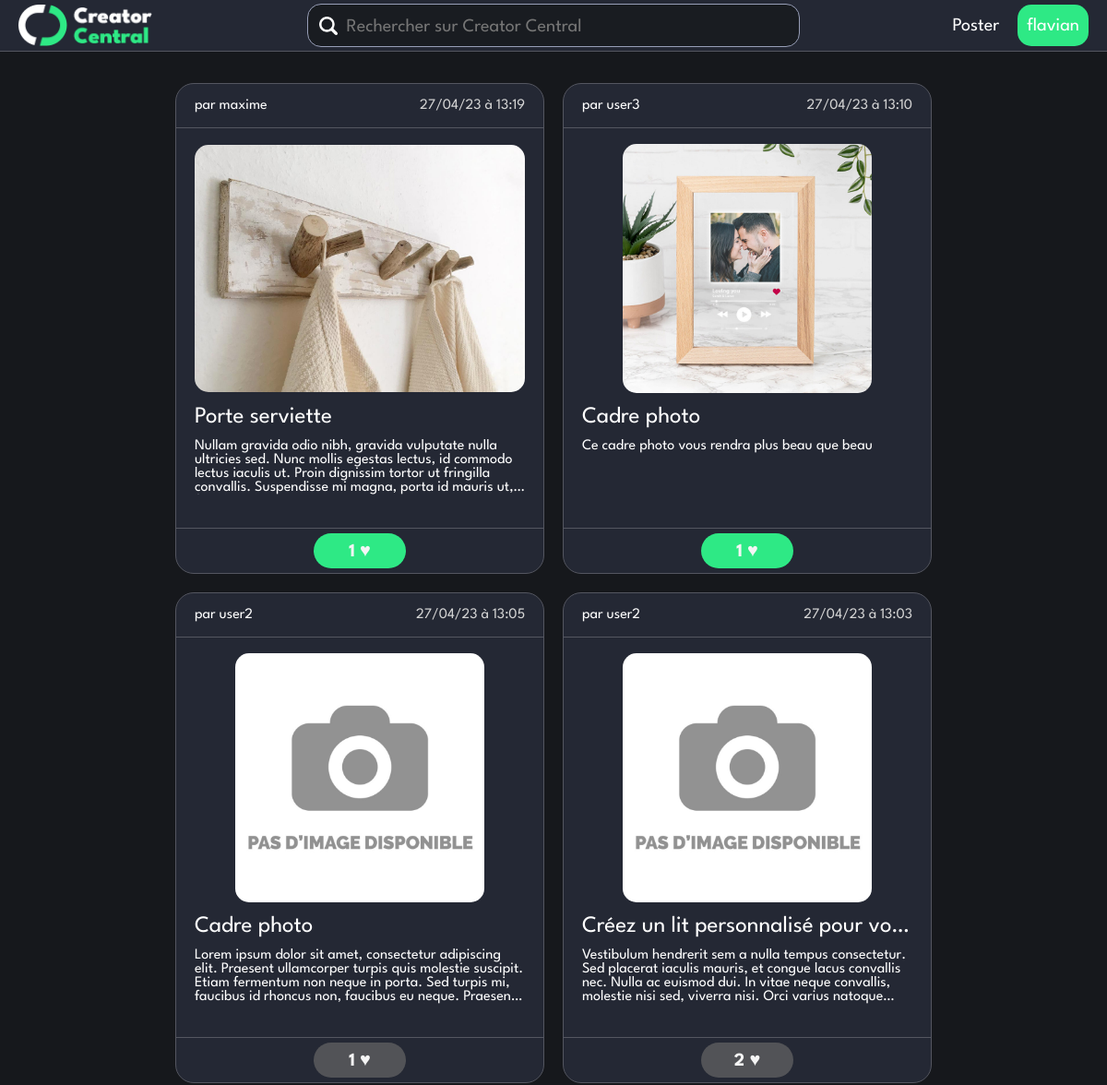
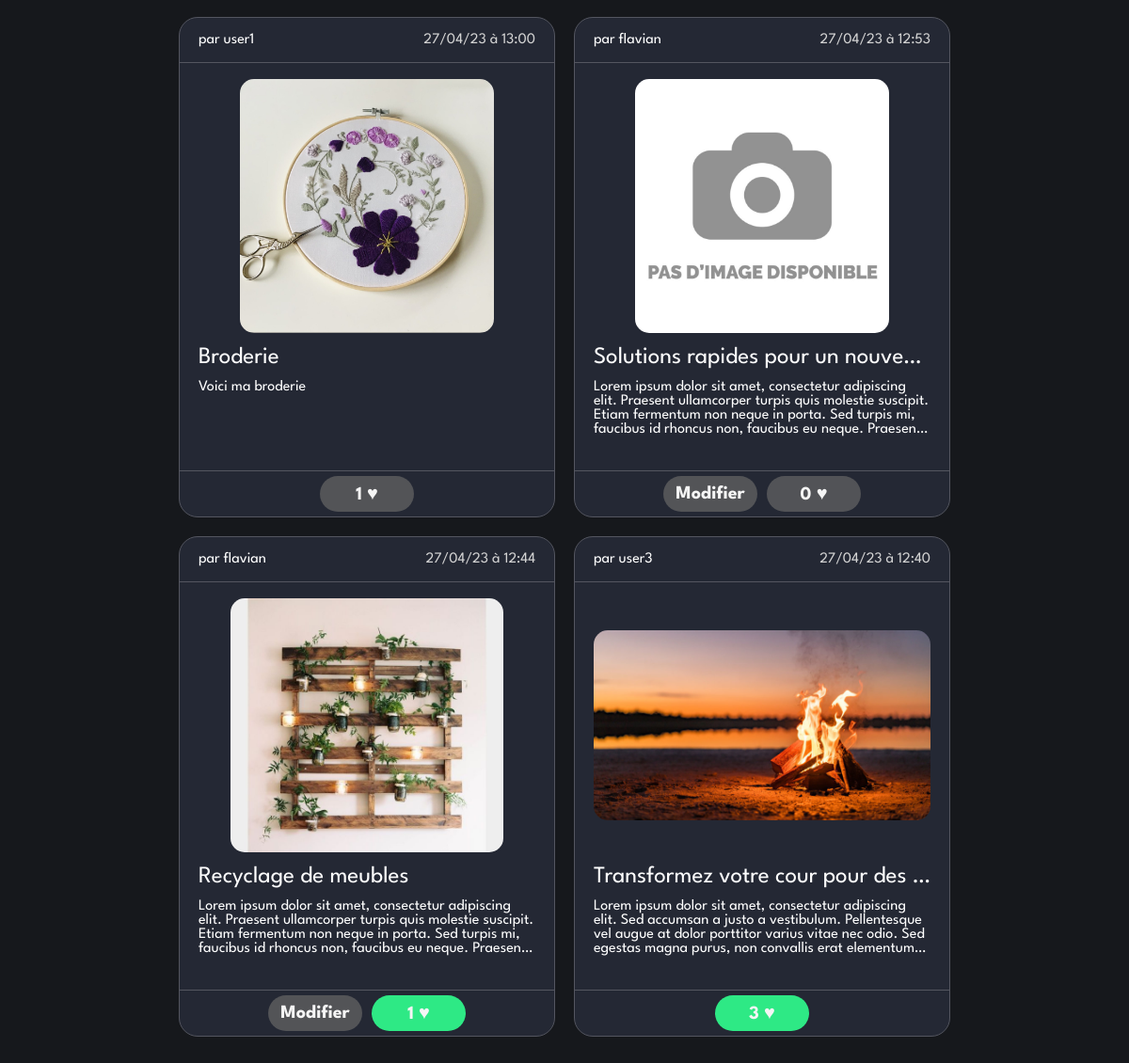
/feed.php (signed in), run on the app's committed database (2 pictures, top to bottom).
### tables this page shows
CREATE TABLE `posts` (
  `postId` int(16) NOT NULL,
  `username` varchar(20) NOT NULL,
  `date` timestamp NOT NULL DEFAULT current_timestamp() ON UPDATE current_timestamp(),
  `title` varchar(50) NOT NULL,
  `content` varchar(500) NOT NULL,
  `picturePath` varchar(100) NOT NULL DEFAULT 'img/default_image.jpg'
);

### classes/loginStatus.php (called while the page is built, shortened)
<?php
class LoginStatus{
    function __construct(&$SQLconn) {
        if ($this->CheckSession()) {
            $this->loginSuccessful = true;
            $this->userName = $_SESSION["username"];
        }
    }
    function CheckSession()
    {
        return isset($_SESSION["username"]);
    }
}
?>

### initialize.php (called while the page is built, shortened)
<?php
    require_once(__ROOT__."/Classes/SQLconn.php");
    $SQLconn = new SQLconn();
?>

### classes/SQLconn.php (the view, shortened to what this page needs)
<?php
require_once(__ROOT__ . "/Classes/loginStatus.php");
class SQLconn
{
    public $conn = NULL;
    public $loginStatus = NULL;
    function __construct()
    {
        $servername = "localhost";
        $username = "root";
        $password = "";
        $dbname = "creatorcentral";
        $this->conn = new mysqli($servername, $username, $password, $dbname);
        $this->loginStatus = new LoginStatus($this);
    }
    function GenerateHTML_forPostsPage($isMyBlog)
    {
        if (!empty($_GET) && isset($_GET["search"])) {
            $searched = $_GET['search'];
            $formatted_search = htmlspecialchars($searched);
            $query = "SELECT * FROM `posts` WHERE (upper(`title`) LIKE upper('%$formatted_search%')) OR (upper(`content`) LIKE upper('%$formatted_search%')) OR (upper(`username`) LIKE upper('%$formatted_search%')) ORDER BY `date` DESC";
            $result = $this->conn->query($query);
        } else {
            if ($isMyBlog) {
                $formatted_user = htmlspecialchars($this->loginStatus->userName);
                $query = "SELECT * FROM `posts` WHERE `username` LIKE '$formatted_user' ORDER BY `date` DESC";
            } else {
                $query = "SELECT * FROM `posts` ORDER BY `date` DESC";
            }
            $result = $this->conn->query($query);
        }
        if (mysqli_num_rows($result) != 0) {
            while ($row = $result->fetch_assoc()) {
                $timestamp = strtotime($row["date"]);
                echo '
                    <div class="post">
                    ';
                echo '
                    <div class="post-username" id="' . $row["username"] . '"><p>par ' . $row["username"] . '</p></div>
                    ';
                echo '
                    <div class="post-title"><a>' . $row["title"] . '</a></div>
                    <div class="post-date"><p>' . date("d/m/y à H:i", $timestamp) . '</p></div>
                    ';
                if (!is_null($row["picturePath"]) && $row["picturePath"] != "") {
                    $location = $row["picturePath"];
                    echo '
                        <div class="post-image"><img src="' . $location . ' " alt="' . $location . '"></div>
                        ';
                }
                echo '
                    <div class="post-text"><p>' . $row["content"] . '</p></div>
                    <div class="post-likes">
                    ';
                if ($row["username"] == $this->loginStatus->userName) {
                    echo '
                        <form method="get" action="editpost.php">
                            <input type="hidden" name="postID" value="' . $row["postId"] . '">
                            <input type="submit" value="Modifier" class="like-button">
                        </form>';
                }
                $formatted_post = htmlspecialchars($row["postId"]);
                $formatted_user = htmlspecialchars($this->loginStatus->userName);
                $query_is_liked = "SELECT * FROM `likes` WHERE (upper(`postId`) LIKE upper('$formatted_post')) AND (upper(`username`) LIKE upper('$formatted_user'))";
                $result_is_liked = $this->conn->query($query_is_liked);
                $query_like_nb = "SELECT * FROM `likes` WHERE (upper(`postId`) LIKE upper('$formatted_post'))";
                $like_nb = $this->conn->query($query_like_nb)->num_rows;
                if (mysqli_num_rows($result_is_liked) == 0) {
                    echo '
                    <button class="like-button" id="' . $row["postId"] . '">' . $like_nb . ' ♥</button>
                    </div></div>
                    ';
                } else {
                    echo '
                    <button class="like-button like-button-on" id="' . $row["postId"] . '">' . $like_nb . ' ♥</button>
                    </div></div>
                    ';
                }
            }
        } else {
            echo '
                <div><p>Il n\'y a pas de post dans ce blog.</p></div>
                ';
        }
    }
}
?>

### feed.php (shortened to what this page needs)
<?php
include("./initialize.php");
?>
<!DOCTYPE html>
<html lang="fr">
<head>
    <link rel="stylesheet" href="styles/font.css">
    <link rel="stylesheet" href="styles/header.css">
    <link rel="stylesheet" href="styles/global.css">
    <link rel="stylesheet" href="styles/post.css">
</head>
<body onload="init()">
<br>
<?php include './pageparts/header.php';
?>
<div class="post-container">
<?php
    $SQLconn->GenerateHTML_forPostsPage(0);
?>
</div>
</body>
</html>

### pageparts/header.php
<?php
$user_connected = false;
if ($_SERVER["REQUEST_METHOD"] == 'POST' && isset($_POST["logout"])) {
    $SQLconn->loginStatus->Logout();
    echo "<meta http-equiv='refresh' content='0'>";
} else {
    if ($SQLconn->loginStatus->loginSuccessful) {
        $user_connected = true;
        $username = $SQLconn->loginStatus->userName;
    }
}
?>
<div id="header">
    <div class="header-logo">
        <a href="./feed.php">
            <img id="logo" src="./img/creator_central.png" alt="Creator Central logo">
        </a>
    </div>
    <form class="header-search-bar" action="feed.php" method="get">
        <img src="./img/magnifying_glass.png">
        <input class="search-bar" type="search" placeholder="Rechercher sur Creator Central" name="search">
    </form>
    <div class="header-navbar">
        <?php if ($user_connected) {
            echo '
            <form action="./editpost.php" method="post">
                <input type="submit" class="header-button" value="Poster" name="new">
            </form>
            <div class="dropdown">
                <button class="dropbtn header-button">' . $username . '</button>
                <div class="dropdown-content">
                    <form action="profile.php" method="post">
                        <input type="submit" name="profile" value="Mon profil">
                    </form>
                    <form action="feed.php" method="post">
                        <input type="submit" name="logout" value="Se déconnecter">
                    </form>
                </div>
            </div>';
        } else {
            echo '<a class="header-button" href="./login.php">Login</a>';
        } ?>
    </div>
</div>

### styles/header.css (style rules this page uses)
:root { --header-height: 55px; }
#header { background-color: var(--grey); border-bottom: var(--light-grey) solid 1px; display: flex; flex-flow: row; justify-content: space-between; align-items: center; position: fixed; top: 0; width: calc(100vw - 40px); padding: 5px 20px; height: 45px; margin-bottom: var(--header-height); }
.header-logo { flex-basis: 30%; height: 100%; }
.header-logo img { height: 100%; }
.header-navbar { flex-basis: 30%; display: flex; justify-content: flex-end; height: 100%; gap:10px; }
.header-button { background: none; border: none; border-radius: 15px; color: white; font-size: 20px; text-decoration: none; height: 100%; display: flex; align-items: center; padding-inline: 10px; cursor: pointer; font-family: 'LeagueSpartan', Bahnschrift, sans-serif; }
.header-search-bar { padding-left: 12px; height: 100%; width: min(50%, 800px); display: flex; align-items: center; border-radius: 15px; border: var(--lighter-grey) solid 1px; background: var(--dark-grey); }
.header-search-bar input { width: 100%; height: 100%; font-size: 20px; padding: 3px 10px 0px; color: white; border: none; outline: none; background: none; font-family: 'LeagueSpartan', Bahnschrift, sans-serif; }
.header-search-bar img { height: 20px; width: auto; }
.dropbtn { background-color: var(--green-accent); }
.dropdown { position: relative; display: inline-block; }

### styles/global.css (style rules this page uses)
:root { --green-accent: #2ee985; --green-accent-dark: #267e4c; --green-accent-darker: #228c52; --lighter-grey: #979eb7; --light-grey: #545660; --grey: #242834; --dark-grey: #191c21;; --darker-grey: #16181c; }
body { color: white; font-family: 'LeagueSpartan', Bahnschrift, sans-serif; font-weight: normal; margin: 0; background: var(--darker-grey); }

### styles/post.css (style rules this page uses)
.post-container { width: 90%; margin: 0 auto; padding: 75px 0; display: grid; grid-template-columns: repeat(auto-fit, 400px); grid-gap: 20px 20px; justify-content: center; }
.post { display: grid; grid-template-columns: 1fr 1fr; grid-template-rows: 1fr 6fr 1fr 2fr 1fr; background-color: #242834; width: auto; height: 530px; border-radius: 20px; border: solid 1px #545660; }
.post-username { grid-area: 1 / 1 / span 1 / span 1; border-bottom: 1px solid #545660; align-self: center; padding-left: 10%; }
.post-date { grid-area: 1 / 2 / span 1 / span 1; border-bottom: 1px solid #545660; padding-right: 10%; text-align: right; color: lightgrey; }
.post-title { grid-area: 3 / 1 / span 1 / span 2; align-self: center; padding-inline: 5%; padding-block: 0; }
.post-title { vertical-align: center; text-overflow: ellipsis; white-space: nowrap; overflow: hidden; margin: 0; font-size: 25px; }
.post-image { background: none; grid-area: 2 / 1 / span 1 / span 2; margin: 0; justify-self: center; width: 90%; height: 95%; align-self: end; display: flex; justify-content: center; align-items: center; }
.post-image img { border-radius: 15px; }
.post-image img { height: auto; width: auto; max-height: 270px; max-width: 358px; }
.post-text { grid-area: 4 / 1 / span 1 / span 2; margin: 0; border-bottom: 1px solid #545660; padding-inline: 5%; }
.post-text p { margin: 0; font-size: 16px; display: -webkit-box; -webkit-line-clamp: 4; -webkit-box-orient: vertical; overflow-y: scroll; scrollbar-color: dimgrey whitesmoke; scrollbar-width: thin; }
.post-likes { grid-area: 5 / 1 / span 1 / span 2; margin-inline: 10%; justify-self: center; display: flex; flex-direction: row; gap: 10px; }
.like-button { font-family: 'LeagueSpartan', serif; font-weight: bold; background: rgba(101, 101, 101, 0.73); color: whitesmoke; border: none; border-radius: 50px; height: 38px; width: 100px; margin: 0; margin-top: 5px; font-size: 20px; display: -webkit-box; -webkit-line-clamp: 4; -webkit-box-orient: vertical; }
.like-button-on { background: var(--green-accent); }

### data on the page
posts: username "maxime", title "Porte serviette", date "27/04/23 à 13:19", picturePath (picture), content "Nullam gravida odio nibh, gravida vulputate nulla ultricies sed. Nunc mollis egestas lectus, id commodo lectus iaculis ut. Proin dignissim tortor ut fringilla convallis. Suspendisse mi magna, porta id mauris…", like_nb "1"
posts: username "user3", title "Cadre photo", date "27/04/23 à 13:10", picturePath (picture), content "Ce cadre photo vous rendra plus beau que beau", like_nb "1"
posts: username "user2", title "Cadre photo", date "27/04/23 à 13:05", picturePath (placeholder picture), content "Lorem ipsum dolor sit amet, consectetur adipiscing elit. Praesent ullamcorper turpis quis molestie suscipit. Etiam fermentum non neque in porta. Sed turpis mi, faucibus id rhoncus non, faucibus eu neque.…", like_nb "1"
posts: username "user2", title "Créez un lit personnalisé pour vo…", date "27/04/23 à 13:03", picturePath (placeholder picture), content "Vestibulum hendrerit sem a nulla tempus consectetur. Sed placerat iaculis mauris, et congue lacus convallis nec. Nulla ac euismod dui. In vitae neque convallis, molestie nisi sed, viverra nisi. Orci varius…", like_nb "2"
posts: username "user1", title "Broderie", date "27/04/23 à 13:00", picturePath (picture), content "Voici ma broderie", like_nb "1"
posts: username "flavian", title "Solutions rapides pour un nouve…", date "27/04/23 à 12:53", picturePath (placeholder picture), content "Lorem ipsum dolor sit amet, consectetur adipiscing elit. Praesent ullamcorper turpis quis molestie suscipit. Etiam fermentum non neque in porta. Sed turpis mi, faucibus id rhoncus non, faucibus eu neque.…", like_nb "0"
posts: username "flavian", title "Recyclage de meubles", date "27/04/23 à 12:44", picturePath (picture), content "Lorem ipsum dolor sit amet, consectetur adipiscing elit. Praesent ullamcorper turpis quis molestie suscipit. Etiam fermentum non neque in porta. Sed turpis mi, faucibus id rhoncus non, faucibus eu neque.…", like_nb "1"
posts: username "user3", title "Transformez votre cour pour des…", date "27/04/23 à 12:40", picturePath (picture), content "Lorem ipsum dolor sit amet, consectetur adipiscing elit. Sed accumsan a justo a vestibulum. Pellentesque vel augue at dolor porttitor varius vitae nec odio. Sed egestas magna purus, non convallis erat…", like_nb "3"

### other printed values
$username "flavian"
